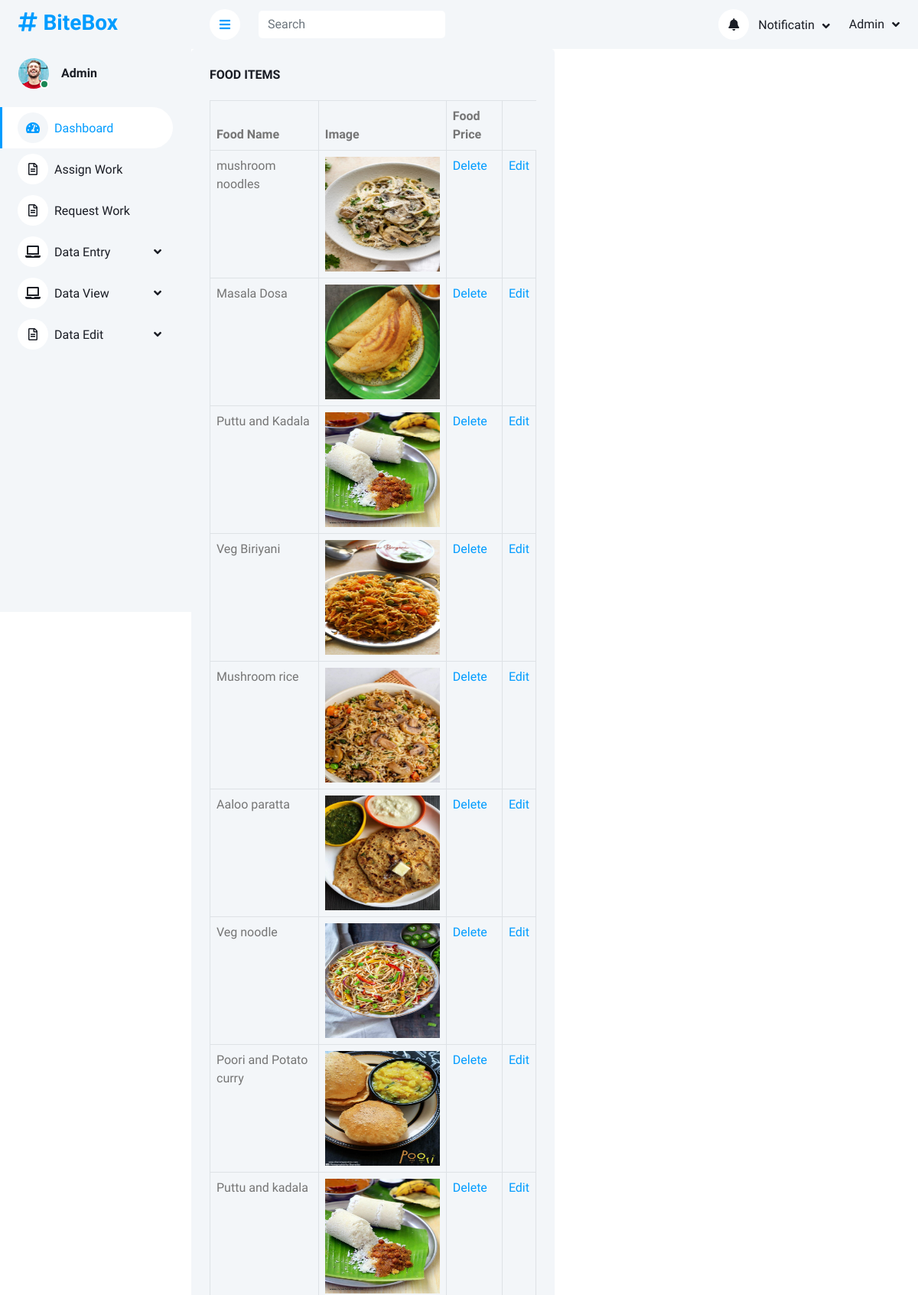
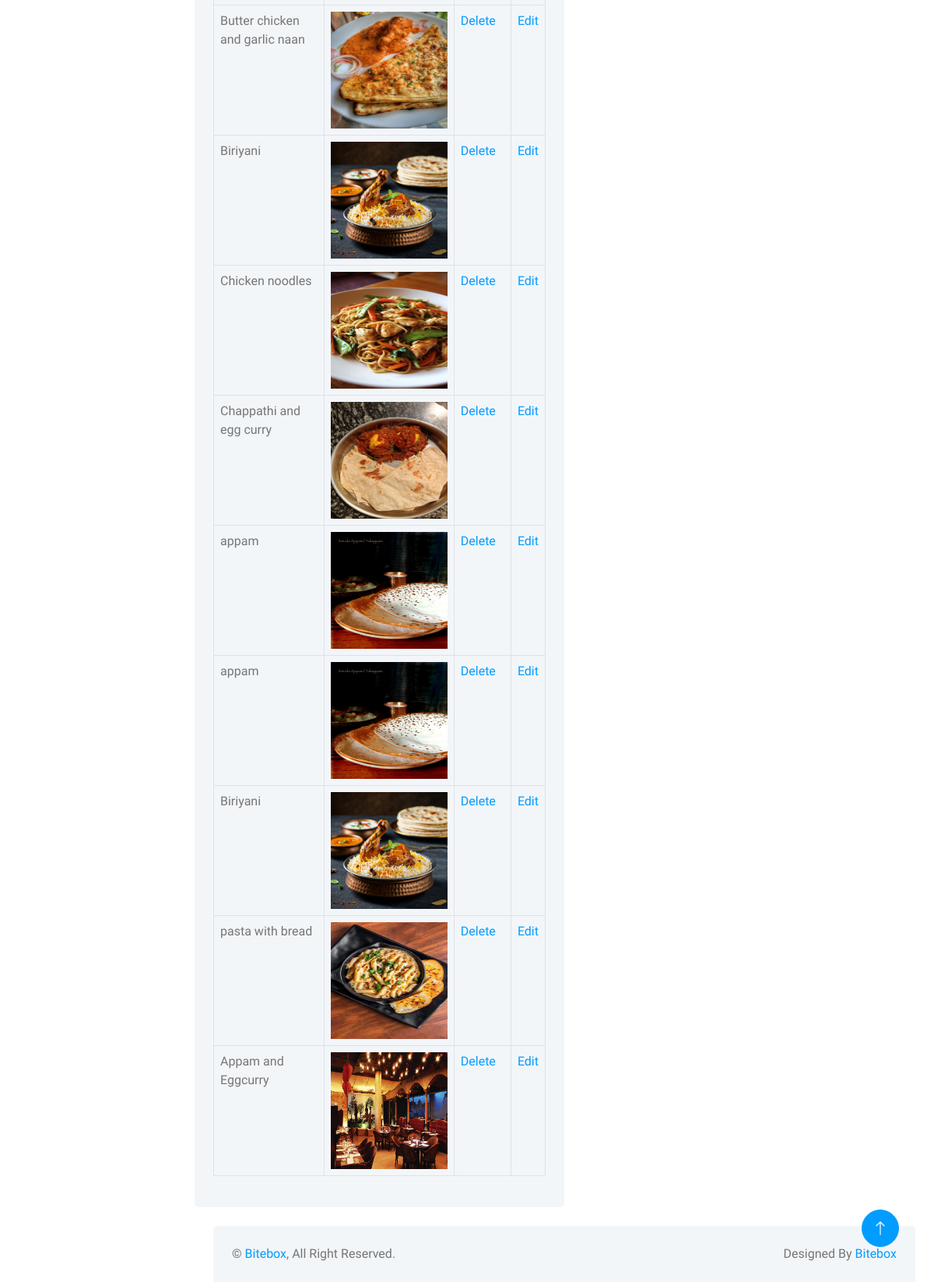
Page /Admin/fooditemview.php on the committed database (2 pictures, top to bottom).
### tables this page shows
CREATE TABLE IF NOT EXISTS `tbl_fooditem` (
  `foodid` int NOT NULL AUTO_INCREMENT,
  `foodname` varchar(30) NOT NULL,
  `image` varchar(500) NOT NULL,
  `price` decimal(10,0) NOT NULL,
  `categoryid` int NOT NULL,
  `mealtypeid` int NOT NULL,
  PRIMARY KEY (`foodid`)
);

### dboperation.php (called while the page is built, shortened)
<?php
class dboperation
{
    public $con,$res;
    function __construct()
    {
        $this->con=mysqli_connect("localhost","root","","db_bitebox");
    }
    public function executequery($sql)
    {
        $this->res=mysqli_query($this->con,$sql);
        return $this->res;
    }
}
?>

### Admin/fooditemview.php (the view)
<?php
  include('header.php');
  include("../dboperation.php");
  $obj=new dboperation();
  $s="select * from tbl_fooditem";
  $res=$obj->executequery ($s);
  ?>
<div class="col-sm-12 col-xl-6">
                        <div class="bg-light rounded h-100 p-4">
                            <h6 class="mb-4">FOOD ITEMS</h6>
                            <table class="table table-bordered">
                                <thead>
                                    <tr>
                                        <th scope="col">Food Name</th>
                                        <th scope="col">Image</th>
                                        <th scope="col">Food Price</th>
                                    </tr>
                                </thead>
                                <tbody>
                                  <?php
                                      while($r=mysqli_fetch_array($res))
                                      {
                                      ?>
                                    <tr>
                                      <td> <?php echo$r["foodname"];?></td>
                                      <td>
                                                    <img src="../uploads/<?php echo $r['image']; ?> "style="width:150px;height:150px;" />
                                                </td>
                                      <td><a href="fooditemdelete.php?did=<?php echo$r["foodid"];?>">Delete</a href></td>
                                      <td><a href="fooditemedit.php?did=<?php echo$r["foodid"];?>">Edit</a href></td>
                                    </tr>
                                    <?php
                                      }
                                      ?>
                                </tbody>
                            </table>
                        </div>
                    </div>
                     <?php
  include('footer.php');
  ?>

### Admin/header.php (shortened to what this page needs)
<!DOCTYPE html>
<html lang="en">
<head>
    <link href="https://cdnjs.cloudflare.com/ajax/libs/font-awesome/5.10.0/css/all.min.css" rel="stylesheet">
    <link href="https://cdn.jsdelivr.net/npm/bootstrap-icons@1.4.1/font/bootstrap-icons.css" rel="stylesheet">
    <link href="lib/owlcarousel/assets/owl.carousel.min.css" rel="stylesheet">
    <link href="lib/tempusdominus/css/tempusdominus-bootstrap-4.min.css" rel="stylesheet" />
    <link href="css/bootstrap.min.css" rel="stylesheet">
    <link href="css/style.css" rel="stylesheet">
</head>
<body>
    <div class="container-xxl position-relative bg-white d-flex p-0">
        <div class="sidebar pe-4 pb-3">
            <nav class="navbar bg-light navbar-light">
                <a href="index.php" class="navbar-brand mx-4 mb-3">
                    <h3 class="text-primary"><i class="fa fa-hashtag me-2"></i>BiteBox</h3>
                </a>
                <div class="d-flex align-items-center ms-4 mb-4">
                    <div class="position-relative">
                        <img class="rounded-circle" src="img/user.jpg" alt="" style="width: 40px; height: 40px;">
                        <div class="bg-success rounded-circle border border-2 border-white position-absolute end-0 bottom-0 p-1"></div>
                    </div>
                    <div class="ms-3">
                        <h6 class="mb-0">Admin</h6>
                    </div>
                </div>
                <div class="navbar-nav w-100">
                    <a href="adminindex.php" class="nav-item nav-link active"><i class="fa fa-tachometer-alt me-2"></i>Dashboard</a>
                    <a href="viewassign_delivery.php" class="nav-item nav-link"><i class="far fa-file-alt me-2"></i>Assign Work</a>
                    <a href="viewrequest.php" class="nav-item nav-link"><i class="far fa-file-alt me-2"></i>Request Work</a>
                    <div class="nav-item dropdown">
                        <a href="#" class="nav-link dropdown-toggle" data-bs-toggle="dropdown"><i class="fa fa-laptop me-2"></i>Data Entry</a>
                    </div>
                    <div class="nav-item dropdown">
                        <a href="#" class="nav-link dropdown-toggle" data-bs-toggle="dropdown"><i class="fa fa-laptop me-2"></i>Data View</a>
                    </div>
                    <div class="nav-item dropdown">
                        <a href="#" class="nav-link dropdown-toggle" data-bs-toggle="dropdown"><i class="far fa-file-alt me-2"></i>Data Edit</a>
                    </div>
                </div>
            </nav>
        </div>
        <div class="content">
            <nav class="navbar navbar-expand bg-light navbar-light sticky-top px-4 py-0">
                <a href="#" class="sidebar-toggler flex-shrink-0">
                    <i class="fa fa-bars"></i>
                </a>
                <form class="d-none d-md-flex ms-4">
                    <input class="form-control border-0" type="search" placeholder="Search">
                </form>
                <div class="navbar-nav align-items-center ms-auto">
                    <div class="nav-item dropdown">
                        <a href="#" class="nav-link dropdown-toggle" data-bs-toggle="dropdown">
                            <i class="fa fa-bell me-lg-2"></i>
                            <span class="d-none d-lg-inline-flex">Notificatin</span>
                        </a>
                    </div>
                    <div class="nav-item dropdown">
                        <a href="#" class="nav-link dropdown-toggle" data-bs-toggle="dropdown">
                            <span class="d-none d-lg-inline-flex">Admin</span>
                        </a>
                    </div>
                </div>
            </nav>

### Admin/footer.php (shortened to what this page needs)
            <div class="container-fluid pt-4 px-4">
                <div class="bg-light rounded-top p-4">
                    <div class="row">
                        <div class="col-12 col-sm-6 text-center text-sm-start">
                            &copy; <a href="#">Bitebox</a>, All Right Reserved.
                        </div>
                        <div class="col-12 col-sm-6 text-center text-sm-end">
                            Designed By <a href="#">Bitebox</a>
                        </div>
                    </div>
                </div>
            </div>
        </div>
        <a href="#" class="btn btn-lg btn-primary btn-lg-square back-to-top"><i class="bi bi-arrow-up"></i></a>
    </div>
</body>
</html>

### Admin/css/style.css (style rules this page uses)
:root { --primary: #009CFF; --light: #F3F6F9; --dark: #191C24; }
.back-to-top { position: fixed; display: none; right: 45px; bottom: 45px; z-index: 99; }
.btn { transition: .5s; }
.btn.btn-primary { color: #FFFFFF; }
.btn-lg-square { width: 48px; height: 48px; }
.btn-square, .btn-sm-square, .btn-lg-square { padding: 0; display: inline-flex; align-items: center; justify-content: center; font-weight: normal; border-radius: 50px; }
.sidebar { position: fixed; top: 0; left: 0; bottom: 0; width: 250px; height: 100vh; overflow-y: auto; background: var(--light); transition: 0.5s; z-index: 999; }
.content { margin-left: 250px; min-height: 100vh; background: #FFFFFF; transition: 0.5s; }
@media (min-width: 992px) { .sidebar { margin-left: 0; } }
@media (min-width: 992px) { .content { width: calc(100% - 250px); } }
.sidebar .navbar .navbar-nav .nav-link { padding: 7px 20px; color: var(--dark); font-weight: 500; border-left: 3px solid var(--light); border-radius: 0 30px 30px 0; outline: none; }
.sidebar .navbar .navbar-nav .nav-link:hover, .sidebar .navbar .navbar-nav .nav-link.active { color: var(--primary); background: #FFFFFF; border-color: var(--primary); }
.sidebar .navbar .navbar-nav .nav-link i { width: 40px; height: 40px; display: inline-flex; align-items: center; justify-content: center; background: #FFFFFF; border-radius: 40px; }
.sidebar .navbar .navbar-nav .nav-link:hover i, .sidebar .navbar .navbar-nav .nav-link.active i { background: var(--light); }
.sidebar .navbar .dropdown-toggle::after { position: absolute; top: 15px; right: 15px; border: none; content: "\f107"; font-family: "Font Awesome 5 Free"; font-weight: 900; transition: .5s; }
.content .navbar .navbar-nav .nav-link { margin-left: 25px; padding: 12px 0; color: var(--dark); outline: none; }
.content .navbar .sidebar-toggler, .content .navbar .navbar-nav .nav-link i { width: 40px; height: 40px; display: inline-flex; align-items: center; justify-content: center; background: #FFFFFF; border-radius: 40px; }
.content .navbar .dropdown-toggle::after { margin-left: 6px; vertical-align: middle; border: none; content: "\f107"; font-family: "Font Awesome 5 Free"; font-weight: 900; transition: .5s; }

### rows in the picture
tbl_fooditem: foodname "mushroom noodles", image (picture)
tbl_fooditem: foodname "Masala Dosa", image (picture)
tbl_fooditem: foodname "Puttu and Kadala", image (picture)
tbl_fooditem: foodname "Veg Biriyani", image (picture)
tbl_fooditem: foodname "Mushroom rice", image (picture)
tbl_fooditem: foodname "Aaloo paratta", image (picture)
tbl_fooditem: foodname "Veg noodle", image (picture)
tbl_fooditem: foodname "Poori and Potato curry", image (picture)
tbl_fooditem: foodname "Puttu and kadala", image (picture)
tbl_fooditem: foodname "Butter chicken and garlic naan", image (picture)
tbl_fooditem: foodname "Biriyani", image (picture)
tbl_fooditem: foodname "Chicken noodles", image (picture)
tbl_fooditem: foodname "Chappathi and egg curry", image (picture)
tbl_fooditem: foodname "appam", image (picture)
tbl_fooditem: foodname "appam", image (picture)
tbl_fooditem: foodname "Biriyani", image (picture)
tbl_fooditem: foodname "pasta with bread", image (picture)
tbl_fooditem: foodname "Appam and Eggcurry", image (picture)
